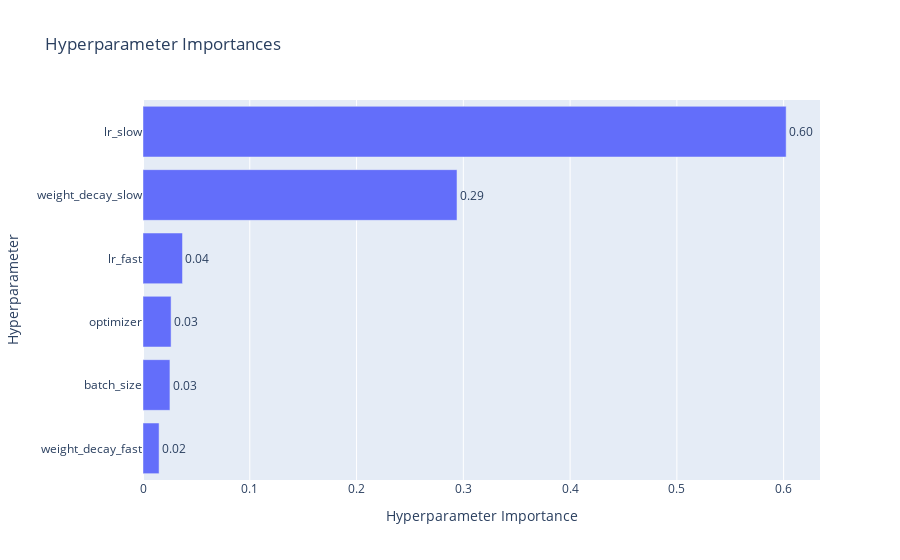

Notebook code cell kept with this figure:
### Code cell
optuna.visualization.plot_param_importances(study)

### Figure 1 — Plotly figure (JSON) as saved in the notebook; plotly's stock layout.template omitted (floating-point values rounded to 4 significant figures)
{"data": [{"cliponaxis": false, "hovertemplate": ["weight_decay_fast (FloatDistribution): 0.015056516315930647<extra></extra>", "batch_size (CategoricalDistribution): 0.02523428766096303<extra></extra>", "optimizer (CategoricalDistribution): 0.026306205217230903<extra></extra>", "lr_fast (FloatDistribution): 0.036987445826972866<extra></extra>", "weight_decay_slow (FloatDistribution): 0.2940718494396569<extra></extra>", "lr_slow (FloatDistribution): 0.6023436955392456<extra></extra>"], "name": "Objective Value", "orientation": "h", "text": ["0.02", "0.03", "0.03", "0.04", "0.29", "0.60"], "textposition": "outside", "type": "bar", "x": [0.01506, 0.02523, 0.02631, 0.03699, 0.2941, 0.6023], "y": ["weight_decay_fast", "batch_size", "optimizer", "lr_fast", "weight_decay_slow", "lr_slow"]}], "layout": {"title": {"text": "Hyperparameter Importances"}, "xaxis": {"title": {"text": "Hyperparameter Importance"}}, "yaxis": {"title": {"text": "Hyperparameter"}}}}
